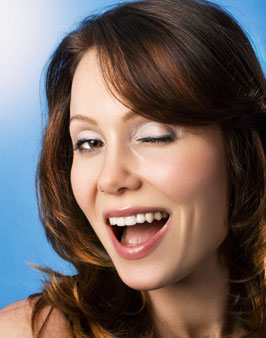
#> input picture WinkImages/0407-flirting-move-wink_li.jpg, 266 x 338 px
$ python DetectWink.py WinkImages
#> lines starting #> are read from the running program, lines starting #| are printed output that depends on the picture; after the words box and inside, x2 and y2 are one past the last pixel; in counts of white or black regions, pixels touching at a corner belong together
import sys
import cv2
import numpy as np
import os
from os import listdir
from os.path import isfile, join

def detectWink(frame, location, ROI, cascade):
    eyes = cascade.detectMultiScale(ROI, 1.27 ,7 , 0|cv2.CASCADE_SCALE_IMAGE, (10, 10))
    if len(eyes) == 0:
         eyes = cascade.detectMultiScale(ROI, 1.02 , 3 , 0|cv2.CASCADE_SCALE_IMAGE, (10, 10))
    for e in eyes:
        e[0] += location[0]
        e[1] += location[1]
        x, y, w, h = e[0], e[1], e[2], e[3]

        cv2.rectangle(frame, (x,y), (x+w,y+h), (0, 0, 255), 2)
    return len(eyes) == 1

def detect(frame, face_cascade, eye_cascade):
    scaleFactor = 1.25
    minNeighbors = 3
    flag = 0|cv2.CASCADE_SCALE_IMAGE
    minSize = (30,30 )
    faces = face_cascade.detectMultiScale(
        frame,
        scaleFactor,
        minNeighbors,
        flag,
        minSize)
    detected = 0
    for f in faces:
        x, y, w, h = f[0], f[1], f[2], f[3]
        faceROI = frame[y:y+h, x:x+w]
        if detectWink(frame, (x, y), faceROI, eye_cascade):
            detected += 1
            cv2.rectangle(frame, (x,y), (x+w,y+h), (255, 0, 0), 2)
        else:
            cv2.rectangle(frame, (x,y), (x+w,y+h), (0, 255, 0), 2)
    return detected

def runonFolder(face_cascade, eye_cascade, folder):
#> called with folder = 'WinkImages'
    if folder[-1] != "/":
        folder = folder + "/"
    files = [join(folder, f) for f in listdir(folder) if isfile(join(folder, f))]

    windowName = None
    totalCount = 0
    for f in files:
        img = cv2.imread(f, 1)
#> img is the input picture: shape (338, 266, 3); mean B, G, R 95, 99.1, 113.5
        if type(img) is np.ndarray:
            icnt = detect(img, face_cascade, eye_cascade)
#> in detect, `faces = face_cascade.detectMultiScale( frame, scaleFactor, minNeighbor..`: faces = [[43, 85, 150, 150]]
#> the loop in detect, `for f in faces:` made 1 pass
#> (x, y, w, h, detected) on pass 1: (43, 85, 150, 150, 1)
#> pass 1, in detect, `faceROI = frame[y:y+h, x:x+w]`:
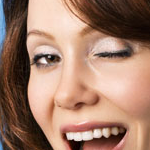
#> faceROI: shape (150, 150, 3); mean B, G, R 107.1, 125.4, 161.6
#> after the loop in detect, `for f in faces:`:
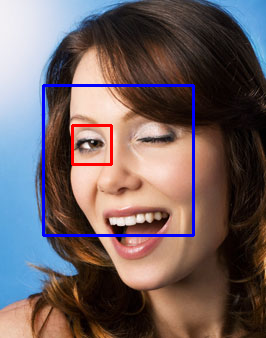
#> frame: shape (338, 266, 3); 2.51% of pixels changed, all inside (x1, y1, x2, y2) = (42, 84, 195, 237)
#> after the loop in detect, `for f in faces:`: detected = 1
#> icnt = 1
            totalCount += icnt
#> totalCount = 1
            if windowName != None:
                cv2.destroyWindow(windowName)
            windowName = f
            cv2.namedWindow(windowName, cv2.WINDOW_AUTOSIZE)
            cv2.imshow(windowName, img)
            cv2.waitKey(2000)
#> pass 2 of the loop in runonFolder, `for f in files:`:
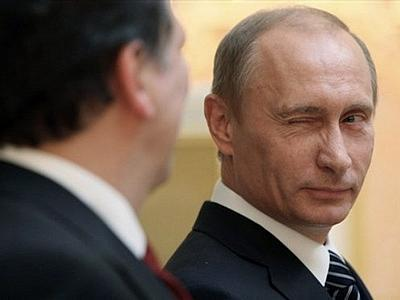
#> input picture WinkImages/13092058124.jpg, 400 x 300 px
#> in runonFolder, img is the input picture: shape (300, 400, 3); mean B, G, R 83.5, 97.9, 116.7
#> flag = 2
#> faces = [[266, 76, 126, 126]]
#> the loop in detect (call 2), `for f in faces:` made 1 pass
#> (x, y, w, h, detected) on pass 1: (266, 76, 126, 126, 1)
#> pass 1, in detect (call 2), `faceROI = frame[y:y+h, x:x+w]`:
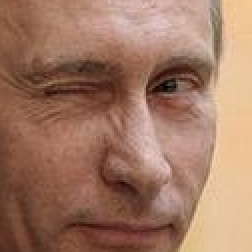
#> faceROI: shape (126, 126, 3) (shown 2 times larger); mean B, G, R 99.1, 120, 160.8
#> after the loop in detect (call 2), `for f in faces:`:
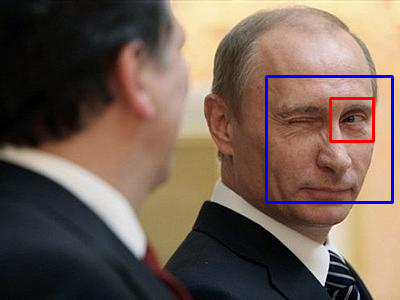
#> frame: shape (300, 400, 3); 1.68% of pixels changed, all inside (x1, y1, x2, y2) = (265, 75, 394, 204)
#> after the loop in detect (call 2), `for f in faces:`: detected = 1
#> totalCount = 2
    return totalCount

def runonVideo(face_cascade, eye_cascade):
    videocapture = cv2.VideoCapture(0)
    if not videocapture.isOpened():
        print("Can't open video default camera!")
        exit()
    windowName = "Live Video"
    showlive = True
    while(showlive):
        ret, frame = videocapture.read()
        if not ret:
            print("Can't capture frame")
            exit()
        cnt = detect(frame, face_cascade, eye_cascade)
        print("Detections: {0}".format(cnt))
        cv2.imshow(windowName, frame)
        if cv2.waitKey(30)>=0:
            showlive = False
    videocapture.release()
    cv2.destroyAllWindows()

if __name__=='__main__':
    if len(sys.argv)!=1 and len(sys.argv)!=2:
        print(sys.argv[0] + " :got " + len(sys.argv)-1 + " arguments. Expecting 0 or 1 : [image-folder]")
        exit()

    face_cascade = cv2.CascadeClassifier(cv2.data.haarcascades+ 'haarcascade_frontalface_default.xml')
    eye_cascade = cv2.CascadeClassifier(cv2.data.haarcascades+ 'haarcascade_eye.xml')

    if len(sys.argv)==2:
        folderName = sys.argv[1]
        detections = runonFolder(face_cascade, eye_cascade, folderName)
#> detections = 2
        print("Total of ", detections, " detections")
#| Total of  2  detections
    else:
        runonVideo(face_cascade, eye_cascade)
